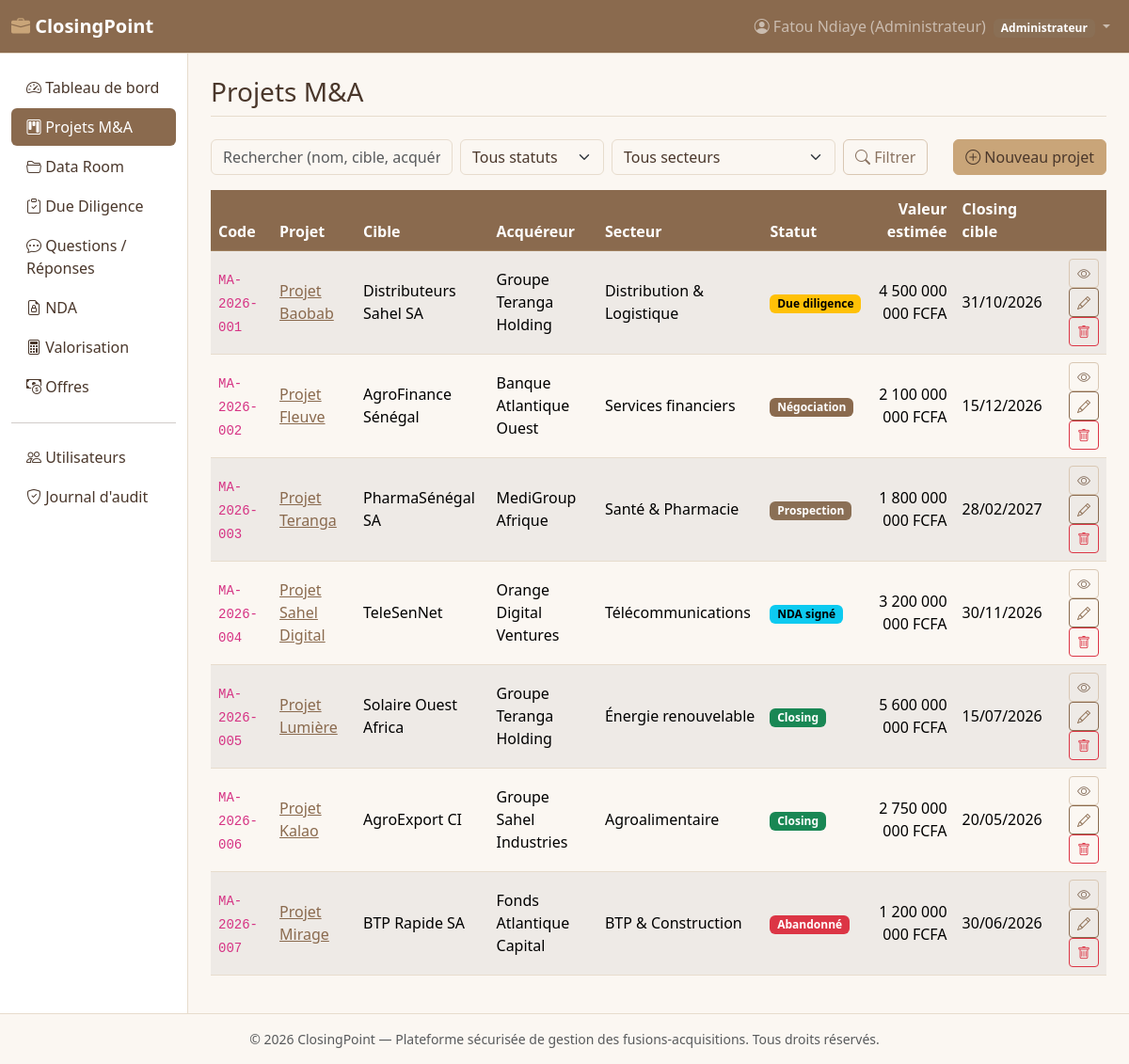
The page /modules/projects/list.php (signed in) on the database its author committed.
### tables this page shows
CREATE TABLE ma_projects (
    id INT AUTO_INCREMENT PRIMARY KEY,
    code_projet VARCHAR(20) NOT NULL UNIQUE,
    nom_projet VARCHAR(180) NOT NULL,
    societe_cible VARCHAR(180) NOT NULL,
    societe_acquereur VARCHAR(180) NOT NULL,
    secteur VARCHAR(100) DEFAULT NULL,
    statut ENUM('prospection','nda_signe','due_diligence','negociation','closing','abandonne') NOT NULL DEFAULT 'prospection',
    valeur_estimee DECIMAL(18,2) DEFAULT NULL,
    devise VARCHAR(10) NOT NULL DEFAULT 'FCFA',
    date_debut DATE DEFAULT NULL,
    date_cible_closing DATE DEFAULT NULL,
    description TEXT,
    created_by INT NOT NULL,
    created_at DATETIME NOT NULL DEFAULT CURRENT_TIMESTAMP,
    updated_at DATETIME NOT NULL DEFAULT CURRENT_TIMESTAMP ON UPDATE CURRENT_TIMESTAMP,
    CONSTRAINT fk_proj_creator FOREIGN KEY (created_by) REFERENCES users(id) ON DELETE RESTRICT
);

### includes/security.php (called while the page is built, shortened)
<?php
function e(?string $value): string
{
    return htmlspecialchars($value ?? '', ENT_QUOTES, 'UTF-8');
}
function currentUser(): ?array
{
    return $_SESSION['user'] ?? null;
}

### modules/projects/list.php (the view, shortened to what this page needs)
<?php
require_once __DIR__ . '/../../includes/bootstrap.php';
$search = trim($_GET['q'] ?? '');
$where = [];
$params = [];
$whereSql = $where ? ('WHERE ' . implode(' AND ', $where)) : '';
$countStmt = $pdo->prepare("SELECT COUNT(*) FROM ma_projects $whereSql");
$countStmt->execute($params);
$total = (int)$countStmt->fetchColumn();
$pageInfo = paginate($total);
$stmt = $pdo->prepare(
    "SELECT * FROM ma_projects $whereSql ORDER BY created_at DESC LIMIT :limit OFFSET :offset"
);
$stmt->bindValue(':limit', $pageInfo['perPage'], PDO::PARAM_INT);
$stmt->bindValue(':offset', $pageInfo['offset'], PDO::PARAM_INT);
$stmt->execute();
$projects = $stmt->fetchAll();
require __DIR__ . '/../../includes/header.php';
?>
<div class="d-flex justify-content-between align-items-center mb-3">
  <form class="row g-2" method="get">
    <div class="col-auto">
      <input type="text" name="q" class="form-control" placeholder="Rechercher (nom, cible, acquéreur, code)..." value="<?= e($search) ?>">
    </div>
    <div class="col-auto">
      <select name="statut" class="form-select">
        <option value="">Tous statuts</option>
      </select>
    </div>
    <div class="col-auto">
      <select name="secteur" class="form-select">
        <option value="">Tous secteurs</option>
      </select>
    </div>
    <div class="col-auto">
      <button class="btn btn-outline-secondary" type="submit"><i class="bi bi-search"></i> Filtrer</button>
    </div>
  </form>
  <?php if (in_array($user['role'], ['admin', 'conseiller'], true)): ?>
    <a href="add.php" class="btn btn-primary"><i class="bi bi-plus-circle"></i> Nouveau projet</a>
  <?php endif; ?>
</div>
<div class="table-responsive">
<table class="table table-striped table-hover align-middle">
  <thead class="table-dark">
    <tr>
      <th>Code</th><th>Projet</th><th>Cible</th><th>Acquéreur</th><th>Secteur</th>
      <th>Statut</th><th class="text-end">Valeur estimée</th><th>Closing cible</th><th></th>
    </tr>
  </thead>
  <tbody>
    <?php foreach ($projects as $p): ?>
      <tr>
        <td><code><?= e($p['code_projet']) ?></code></td>
        <td><a href="view.php?id=<?= (int)$p['id'] ?>"><?= e($p['nom_projet']) ?></a></td>
        <td><?= e($p['societe_cible']) ?></td>
        <td><?= e($p['societe_acquereur']) ?></td>
        <td><?= e($p['secteur']) ?></td>
        <td><?= projectStatusBadge($p['statut']) ?></td>
        <td class="text-end"><?= formatMoney($p['valeur_estimee'], $p['devise']) ?></td>
        <td><?= formatDate($p['date_cible_closing']) ?></td>
        <td class="text-end">
          <a href="view.php?id=<?= (int)$p['id'] ?>" class="btn btn-sm btn-outline-secondary"><i class="bi bi-eye"></i></a>
          <?php if (in_array($user['role'], ['admin', 'conseiller'], true)): ?>
            <a href="edit.php?id=<?= (int)$p['id'] ?>" class="btn btn-sm btn-outline-primary"><i class="bi bi-pencil"></i></a>
          <?php endif; ?>
          <?php if ($user['role'] === 'admin'): ?>
            <form method="post" action="delete.php" class="d-inline" onsubmit="return confirm('Supprimer définitivement ce projet et toutes ses données liées (data room, due diligence, offres) ?');">
              <button type="submit" class="btn btn-sm btn-outline-danger"><i class="bi bi-trash"></i></button>
            </form>
          <?php endif; ?>
        </td>
      </tr>
    <?php endforeach; ?>
  </tbody>
</table>
</div>
<?php require __DIR__ . '/../../includes/footer.php'; ?>

### includes/functions.php (shortened to what this page needs)
<?php
function formatMoney($amount, string $devise = 'FCFA'): string
{
    return number_format((float)$amount, 0, ',', ' ') . ' ' . $devise;
}
function formatDate(?string $date, string $fmt = 'd/m/Y'): string
{
    $ts = strtotime($date);
    return $ts ? date($fmt, $ts) : '—';
}
function projectStatusBadge(string $statut): string
{
    $map = [
        'prospection'    => ['secondary', 'Prospection'],
        'nda_signe'      => ['info', 'NDA signé'],
        'due_diligence'  => ['warning', 'Due diligence'],
        'negociation'    => ['primary', 'Négociation'],
        'closing'        => ['success', 'Closing'],
        'abandonne'      => ['danger', 'Abandonné'],
    ];
    [$class, $label] = $map[$statut] ?? ['secondary', $statut];
    return '<span class="badge text-bg-' . $class . '">' . e($label) . '</span>';
}

### public/assets/css/style.css (style rules this page uses)
:root { --cp-nude: #F5EDE4; --cp-camel: #C9A579; --cp-camel-dark: #B08D63; --cp-brown: #8A6A4E; --cp-brown-dark: #6E4A33; --cp-text: #4A372B; --bs-body-bg: #FBF7F2; --bs-body-color: var(--cp-text); --bs-primary: var(--cp-brown); --bs-primary-rgb: 138, 106, 78; --bs-primary-bg-subtle: var(--cp-nude); --bs-primary-border-subtle: #D9BFA0; --bs-primary-text-emphasis: var(--cp-brown-dark); --bs-secondary: #8A6F55; --bs-secondary-rgb: 138, 111, 85; --bs-dark: var(--cp-brown); --bs-dark-rgb: 138, 106, 78; --bs-border-color: #E7DCCD; --bs-link-color: var(--cp-brown); --bs-link-color-rgb: 138, 106, 78; --bs-link-hover-color: var(--cp-brown-dark); --bs-link-hover-color-rgb: 110, 74, 51; }
body { background-color: var(--bs-body-bg); }
.table-dark { --bs-table-bg: var(--cp-brown); --bs-table-color: #fff; --bs-table-border-color: #A0815F; }
.btn-primary { --bs-btn-color: var(--cp-text); --bs-btn-bg: var(--cp-camel); --bs-btn-border-color: var(--cp-camel); --bs-btn-hover-color: var(--cp-text); --bs-btn-hover-bg: var(--cp-camel-dark); --bs-btn-hover-border-color: var(--cp-camel-dark); --bs-btn-active-color: var(--cp-text); --bs-btn-active-bg: var(--cp-camel-dark); --bs-btn-active-border-color: var(--cp-camel-dark); --bs-btn-disabled-bg: var(--cp-camel); --bs-btn-disabled-border-color: var(--cp-camel); --bs-btn-focus-shadow-rgb: 201, 165, 121; }
.btn-outline-primary { --bs-btn-color: var(--cp-brown); --bs-btn-border-color: var(--cp-brown); --bs-btn-hover-color: #fff; --bs-btn-hover-bg: var(--cp-brown); --bs-btn-hover-border-color: var(--cp-brown); --bs-btn-active-color: #fff; --bs-btn-active-bg: var(--cp-brown); --bs-btn-active-border-color: var(--cp-brown); --bs-btn-disabled-color: var(--cp-brown); --bs-btn-disabled-border-color: var(--cp-brown); }
.btn-outline-secondary { --bs-btn-color: #8A7361; --bs-btn-border-color: #D9C7B3; --bs-btn-hover-color: #fff; --bs-btn-hover-bg: #9C8168; --bs-btn-hover-border-color: #9C8168; --bs-btn-active-color: #fff; --bs-btn-active-bg: #9C8168; --bs-btn-active-border-color: #9C8168; }

### rows shown on the page
ma_projects: code_projet "MA-2026-001", nom_projet "Projet Baobab", societe_cible "Distributeurs Sahel SA", societe_acquereur "Groupe Teranga Holding", secteur "Distribution & Logistique", label "Due diligence", formatMoney($p['valeur_estimee'], $p['devise']) "4 500 000 000 FCFA", date_cible_closing "31/10/2026"
ma_projects: code_projet "MA-2026-002", nom_projet "Projet Fleuve", societe_cible "AgroFinance Sénégal", societe_acquereur "Banque Atlantique Ouest", secteur "Services financiers", label "Négociation", formatMoney($p['valeur_estimee'], $p['devise']) "2 100 000 000 FCFA", date_cible_closing "15/12/2026"
ma_projects: code_projet "MA-2026-003", nom_projet "Projet Teranga", societe_cible "PharmaSénégal SA", societe_acquereur "MediGroup Afrique", secteur "Santé & Pharmacie", label "Prospection", formatMoney($p['valeur_estimee'], $p['devise']) "1 800 000 000 FCFA", date_cible_closing "28/02/2027"
ma_projects: code_projet "MA-2026-004", nom_projet "Projet Sahel Digital", societe_cible "TeleSenNet", societe_acquereur "Orange Digital Ventures", secteur "Télécommunications", label "NDA signé", formatMoney($p['valeur_estimee'], $p['devise']) "3 200 000 000 FCFA", date_cible_closing "30/11/2026"
ma_projects: code_projet "MA-2026-005", nom_projet "Projet Lumière", societe_cible "Solaire Ouest Africa", societe_acquereur "Groupe Teranga Holding", secteur "Énergie renouvelable", label "Closing", formatMoney($p['valeur_estimee'], $p['devise']) "5 600 000 000 FCFA", date_cible_closing "15/07/2026"
ma_projects: code_projet "MA-2026-006", nom_projet "Projet Kalao", societe_cible "AgroExport CI", societe_acquereur "Groupe Sahel Industries", secteur "Agroalimentaire", label "Closing", formatMoney($p['valeur_estimee'], $p['devise']) "2 750 000 000 FCFA", date_cible_closing "20/05/2026"
ma_projects: code_projet "MA-2026-007", nom_projet "Projet Mirage", societe_cible "BTP Rapide SA", societe_acquereur "Fonds Atlantique Capital", secteur "BTP & Construction", label "Abandonné", formatMoney($p['valeur_estimee'], $p['devise']) "1 200 000 000 FCFA", date_cible_closing "30/06/2026"

### other values the page prints
SITE_NAME "ClosingPoint"
$user['full_name'] "Fatou Ndiaye (Administrateur)"
roleLabel($user['role']) "Administrateur"
$label "Tableau de bord Projets M&A Data Room Due Diligence Questions / Réponses NDA Valorisation Offres Utilisateurs Journal d'audit"
$pageTitle "Projets M&A"
